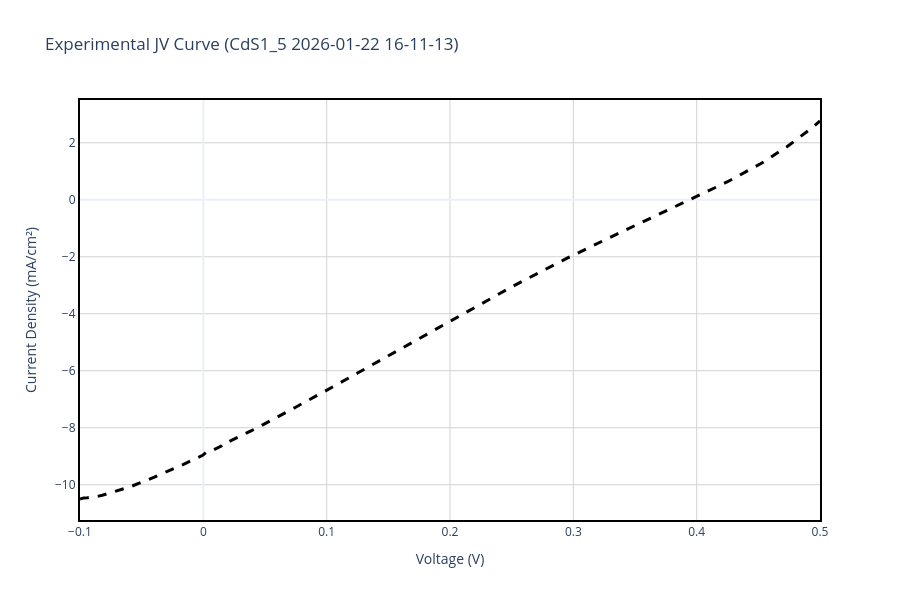

Notebook code for this chart:
### Markdown cell above
## Section 2: Experimental Data Reading and Visualization

### Background: The J-V Curve
The current density-voltage (J-V) curve is a fundamental characterization of photovoltaic devices. It shows how the current output of a solar cell varies with applied voltage under steady illumination. Key parameters extracted from the J-V curve include:

- **$V_{oc}$ (Open Circuit Voltage)**: Maximum voltage output when no current flows  
- **$J_{sc}$ (Short Circuit Current Density)**: Maximum current when voltage is zero  
- **$FF$ (Fill Factor)**: Ratio of maximum power to the product of $V_{oc}$ and $J_{sc}$  
- **$\eta$ (Power Conversion Efficiency)**: Percentage of incident solar power converted to electrical power

In this section, we read experimental I-V data from the solar simulator measurements and prepare it for comparison with simulations.

### Code cell
# -------------------------------------------------------------
# PLOT 1: READ EXPERIMENTAL DATA & CONVERT TO JV CURVE
# -------------------------------------------------------------

# File paths (Adjust these to match your actual file names in the folder)
exp_file = "C:/Users/jp_ol/OneDrive/Ambiente de Trabalho/TESE/Data_Analysis/data/CdS1/CdS1_IV Graph.xlsx"
results_file = "C:/Users/jp_ol/OneDrive/Ambiente de Trabalho/TESE/Data_Analysis/data/CdS1/CdS1_Results Table.xlsx"

# The specific measurement you want to plot (JV Graph)
col_name = "CdS1_5 2026-01-22 16-11-13"

# 1. READ RESULTS TABLE TO CALCULATE EXACT ACTIVE AREA
try:
    results_df = pd.read_excel(results_file, engine='openpyxl')
    
    print(f"📊 Available measurements in Results Table:")
    for i, meas in enumerate(results_df['Measurement'].values):
        print(f"   {i}: {meas}")
    
    # Locate the specific measurement in the Results Table
    target_row = results_df[results_df['Measurement'] == col_name]
    
    if not target_row.empty:
        isc_a = target_row['Isc A'].values[0]
        jsc_ma = target_row['Jsc mA/cm2'].values[0]
        
        # Calculate Active Area: (Isc / Jsc) * 1000
        calculated_area = (isc_a / jsc_ma) * 1000
        print(f"\n✅ Target measurement '{col_name}' found in Results Table.")
        print(f"📐 Dynamically calculated Active Area: {calculated_area:.4f} cm²")
    else:
        print(f"\n⚠️ Measurement '{col_name}' NOT FOUND in Results Table!")
        print(f"   Please update 'col_name' variable to match one of the measurements above.")
        print(f"   Using fallback area: {ACTIVE_AREA_CM2} cm²")
        calculated_area = ACTIVE_AREA_CM2
except Exception as e:
    print(f"❌ Error reading Results Table: {type(e).__name__}: {e}")
    print(f"   Using fallback area: {ACTIVE_AREA_CM2} cm²")
    calculated_area = ACTIVE_AREA_CM2

# 2. READ IV GRAPH & CONVERT TO JV CURVE
exp_df_raw = pd.read_excel(exp_file, header=None)
col_idx = None
for i in range(len(exp_df_raw.columns)):
    if col_name in str(exp_df_raw.iloc[0, i]):
        col_idx = i
        break

if col_idx is None:
    raise ValueError(f"Column '{col_name}' not found in {exp_file}")

# Skip the 1st row (which contains the string headers 'Vmeas' and 'Imeas')
# Row 0: measurement label, Row 1: column type labels, Row 2+: data
v_exp_raw = pd.to_numeric(exp_df_raw.iloc[2:, col_idx], errors='coerce')
i_exp_raw = pd.to_numeric(exp_df_raw.iloc[2:, col_idx + 1], errors='coerce')

# Remove NaN values
valid_mask = pd.notna(v_exp_raw) & pd.notna(i_exp_raw)
v_exp = v_exp_raw[valid_mask].values
i_exp = i_exp_raw[valid_mask].values

# Convert Current (A) to Current Density (mA/cm2) using the dynamically calculated area
j_exp = (i_exp * 1000) / calculated_area

# Invert current if necessary (to match SCAPS typical output or 1st quadrant representation)
if INVERT_EXP_CURRENT:
    j_exp = -j_exp

# Create a clean DataFrame
exp_data = pd.DataFrame({'v(V)': v_exp, 'jtot(mA/cm2)': j_exp}).dropna()

# Apply correction factor to experimental current density from EQE ------------------------------ correction factor HERE
exp_data['jtot(mA/cm2)'] = exp_data['jtot(mA/cm2)'] * 1.1099594257645

# 3. PLOT EXPERIMENTAL JV CURVE
fig1 = go.Figure()
fig1.add_trace(go.Scatter(
    x=exp_data['v(V)'], 
    y=exp_data['jtot(mA/cm2)'], 
    mode='lines', name='Experimental (Converted to J)', 
    line=dict(color='black', dash='dash', width=3)
))
fig1.update_xaxes(showline=True, linewidth=2, linecolor='black', mirror=True)
fig1.update_yaxes(showline=True, linewidth=2, linecolor='black', mirror=True)
fig1.update_layout(
    title=f"Experimental JV Curve ({col_name})",
    xaxis_title='Voltage (V)',
    yaxis_title='Current Density (mA/cm²)',
    template='plotly_white', width=900, height=600,
    plot_bgcolor='white',
    xaxis=dict(showgrid=True, gridwidth=1, gridcolor='lightgray'),
    yaxis=dict(showgrid=True, gridwidth=1, gridcolor='lightgray')
)
fig1.show()
fig1.write_image(os.path.join(plots_dir, 'Experimental_JV.png'), width=900, height=600)
print(f"✅ Saved Plot 1 to {plots_dir}/Experimental_JV.png")

### Figure 1 — Plotly figure (JSON) as saved in the notebook; plotly's stock layout.template omitted (floating-point values rounded to 4 significant figures; data arrays with more than 128 entries replaced by an {"elided": "..."} marker saying what was removed)
{"data": [{"line": {"color": "black", "dash": "dash", "width": 3}, "mode": "lines", "name": "Experimental (Converted to J)", "type": "scatter", "x": {"elided": "200 float values"}, "y": {"elided": "200 float values"}}], "layout": {"height": 600, "plot_bgcolor": "white", "title": {"text": "Experimental JV Curve (CdS1_5 2026-01-22 16-11-13)"}, "width": 900, "xaxis": {"gridcolor": "lightgray", "gridwidth": 1, "linecolor": "black", "linewidth": 2, "mirror": true, "showgrid": true, "showline": true, "title": {"text": "Voltage (V)"}}, "yaxis": {"gridcolor": "lightgray", "gridwidth": 1, "linecolor": "black", "linewidth": 2, "mirror": true, "showgrid": true, "showline": true, "title": {"text": "Current Density (mA/cm²)"}}}}
